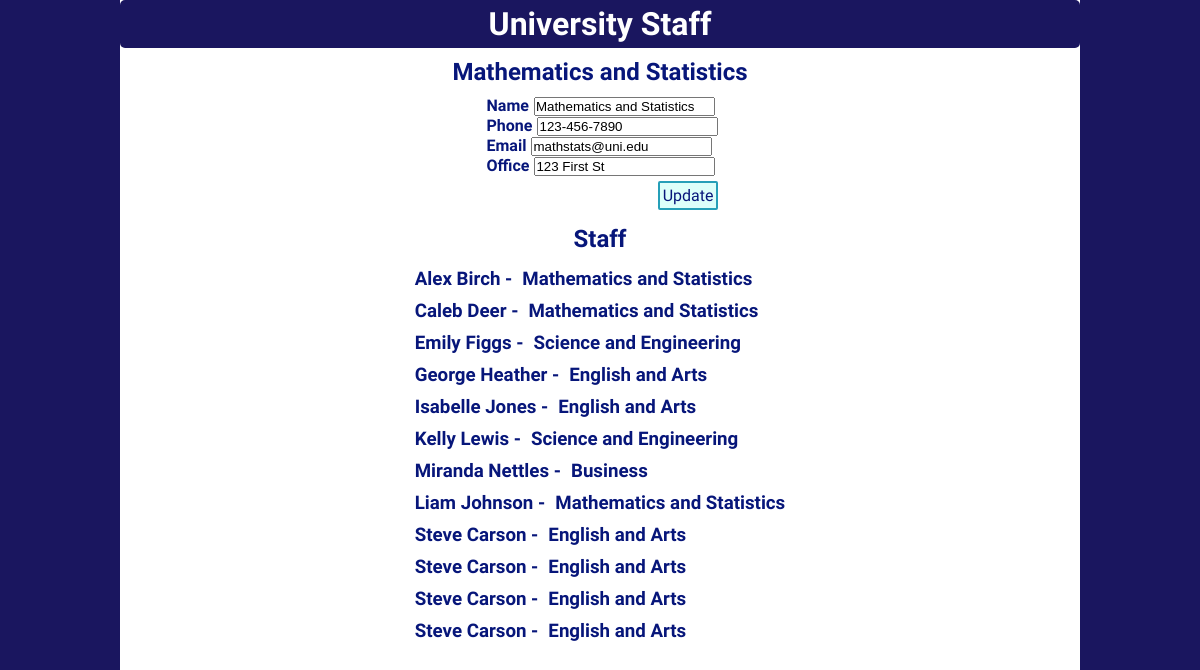
The page /department.php?deptid=1 on the database its author committed.
### tables this page shows
CREATE TABLE `departments` (
  `deptID` int NOT NULL,
  `deptName` varchar(50) NOT NULL,
  `deptPhone` varchar(20) NOT NULL,
  `deptEmail` varchar(50) NOT NULL,
  `deptOffice` varchar(100) NOT NULL
);

### department.php (the view, shortened to what this page needs)
<?php
    include 'connection.php';
    echo '<!DOCTYPE html>
<html lang="en">
<head>
    <meta charset="UTF-8">
    <meta name="viewport" content="width=device-width, initial-scale=1.0">
    <link rel="stylesheet" href="style.css">
    <title>Document</title>
</head>
<body>
<div class="dash-wrapper">
<header>
<h1>University Staff</h1>
</header>';
$deptId = $_GET['deptid'];
$sql = "SELECT deptName, deptPhone, deptEmail, deptOffice FROM departments WHERE deptId = '$deptId'";
$result = $conn->query($sql);
if ($result->num_rows > 0) {
    $deptEntry = "";
    while($row = $result->fetch_assoc()) {
        $deptName = $row['deptName'];
        $deptPhone = $row['deptPhone'];
        $deptEmail = $row['deptEmail'];
        $deptOffice = $row['deptOffice'];
        $deptEntry .= "<h2 class='deptheading'>$deptName</h2>";
        $deptEntry .= "<div class='departments'>";
        $deptEntry .= "<div class=dept-entry>";
        $deptEntry .= "<form method='post' id='update' name='update' action='department.php'>";
        $deptEntry .= "<div>";
        $deptEntry .= "<label for='dept-name' class='dept-label'>Name</label>";
        $deptEntry .= "<input type='input' id='dept-name' name='dept-name' value='$deptName' class='dept-input'></input>";
        $deptEntry .= "</div>";
        $deptEntry .= "<div>";
        $deptEntry .= "<label for='dept-phone' class='dept-label'>Phone</label>";
        $deptEntry .= "<input type='input' id='dept-phone' name='dept-phone' value='$deptPhone' class='dept-input'></input>";
        $deptEntry .= "</div>";
        $deptEntry .= "<div>";
        $deptEntry .= "<label for='dept-email' class='dept-label'>Email</label>";
        $deptEntry .= "<input type='input' id='dept-email' name='dept-email' value='$deptEmail' class='dept-input'></input>";
        $deptEntry .= "</div>";
        $deptEntry .= "<div>";
        $deptEntry .= "<label for='dept-office' class='dept-label'>Office</label>";
        $deptEntry .= "<input type='input' id='dept-office' name='dept-office' value='$deptOffice' class='dept-input'></input>";
        $deptEntry .= "</div>";
        $deptEntry .= "<div>";
        $deptEntry .= "<input type='submit' id='update-button' name='update-button' value='Update' class='button'></input>";
        $deptEntry .= "</div>";
        $deptEntry .= "<div>";
        $deptEntry .= "<input type='input' id='dept-id' name='dept-id' value='$deptId' class='hidden'></input>";
        $deptEntry .= "</div>";
        $deptEntry .= "</form>";
        $deptEntry .= "</div>";
    }
    $deptEntry .= "</div>";
    echo $deptEntry;
}
$sql2 = "SELECT persFName, persLName, deptName FROM persons JOIN departments ON persons.persDept = departments.deptId";
$result2 = $conn->query($sql2);
if ($result2->num_rows > 0) {
    $persEntry = "<h2 class='deptheading'>Staff</h2>";
    $persEntry .= "<div class='staff'>";
    while($row = $result2->fetch_assoc()) {
        $persFName = $row["persFName"];
        $persLName = $row["persLName"];
        $persName = $persFName . " " . $persLName . " -";
        $persDept = $row["deptName"];
        $persEntry .= "<div class=dept-entry>";
        $persEntry.= "<h3>$persName</h3>";
        $persEntry .= "<h3>$persDept</h3>";
        $persEntry .= "</div>";
    }
    $persEntry .= "</div>";
    echo $persEntry;
}
echo '</div>
</body>
</html>';
?>

### style.css (style rules this page uses)
* { margin: 0; padding: 0; }
body, h1 { background-color: rgb(26, 22, 95); }
h1, footer { text-align: center; padding: 2em; }
.button { background-color: rgb(220, 255, 250); border-radius: 2px; border: 2px solid rgb(37, 159, 184); margin: 0px 5px 5px 0px; font-size: 16px; padding: 3px; }
h1, h2, h3, h4, h5, h6, .button, .dept-label { font-family: 'Patrick Hand', cursive; color: rgb(7, 22, 122); }
h1, p, label { color: white; }
h1 { padding: 5px; border-radius: 5px; }
p, label { font-family: 'Glass Antiqua', cursive; }
.dash-wrapper { width: 80%; background-color:white; height: 100vh; margin: 0 auto; }
.dept-entry { display: flex; flex-direction: row; margin: 0 auto; }
.dept-entry-button, .dept-entry h3 { display: inline-block; }
.departments, .staff { width: fit-content; margin: 0 auto; }
.deptheading { text-align: center; padding: 10px; }
.staff h3 { padding: 5px; }
.dept-label { font-weight: bold; padding: 5px; }
#update-button { margin: 5px auto; justify-self: center; float: right; }

### rows shown on the page
departments: deptName "Mathematics and Statistics", dept-name "Mathematics and Statistics", dept-phone "123-456-7890", dept-email "mathstats@uni.edu", dept-office "123 First St"

### other values the page prints
$persName "Alex Birch -"
$persDept "Mathematics and Statistics"
$persName "Caleb Deer -"
$persName "Emily Figgs -"
$persDept "Science and Engineering"
$persName "George Heather -"
$persDept "English and Arts"
$persName "Isabelle Jones -"
$persName "Kelly Lewis -"
$persName "Miranda Nettles -"
$persDept "Business"
$persName "Liam Johnson -"
$persName "Steve Carson -"
